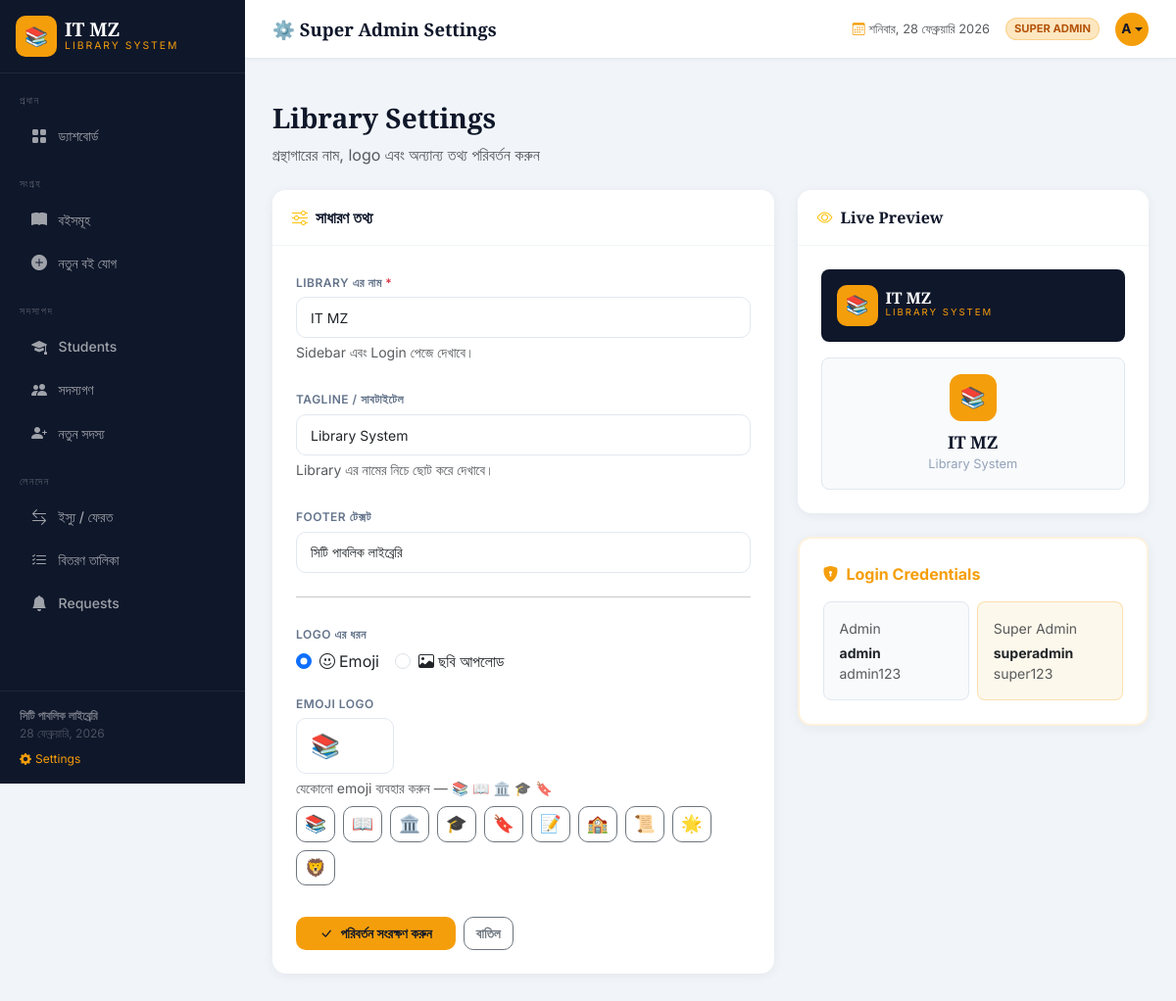
The app's page /settings (signed in) with its own data.
### tables this page shows
CREATE TABLE settings (
        key TEXT PRIMARY KEY,
        value TEXT
    );

### app.py (the view, shortened to what this page needs)
@app.route('/settings', methods=['GET', 'POST'])
@super_required
def settings():
    return render_template('settings.html')

### templates/settings.html (shortened to what this page needs)
{% extends 'base.html' %}
{% block topbar_title %}⚙️ Super Admin Settings{% endblock %}
{% block content %}
<div class="page-header mb-4">
    <h1>Library Settings</h1>
    <p class="text-muted">গ্রন্থাগারের নাম, logo এবং অন্যান্য তথ্য পরিবর্তন করুন</p>
</div>
<div class="row g-4">
    <div class="col-lg-7">
        <div class="card content-card">
            <div class="card-header">
                <i class="bi bi-sliders me-2 text-warning"></i>সাধারণ তথ্য
            </div>
            <div class="card-body p-4">
                <form method="POST" enctype="multipart/form-data" id="settingsForm">
                    <div class="mb-4">
                        <label class="form-label">Library এর নাম <span class="text-danger">*</span></label>
                        <input type="text" name="library_name" class="form-control"
                               value="{{ site.library_name }}" required
                               placeholder="যেমন: ঢাকা পাবলিক লাইব্রেরি">
                        <div class="form-text">Sidebar এবং Login পেজে দেখাবে।</div>
                    </div>
                    <div class="mb-4">
                        <label class="form-label">Tagline / সাবটাইটেল</label>
                        <input type="text" name="library_tagline" class="form-control"
                               value="{{ site.library_tagline }}"
                               placeholder="যেমন: জ্ঞানের আলোয় পথ চলি">
                        <div class="form-text">Library এর নামের নিচে ছোট করে দেখাবে।</div>
                    </div>
                    <div class="mb-4">
                        <label class="form-label">Footer টেক্সট</label>
                        <input type="text" name="library_footer" class="form-control"
                               value="{{ site.library_footer }}"
                               placeholder="যেমন: ঢাকা সিটি কর্পোরেশন">
                    </div>
                    <hr class="my-4">
                    <div class="mb-3">
                        <label class="form-label">Logo এর ধরন</label>
                        <div class="d-flex gap-3">
                            <div class="form-check">
                                <input class="form-check-input" type="radio" name="logo_type" id="logoEmoji"
                                       value="emoji" {% if site.logo_type != 'image' %}checked{% endif %}
                                       onchange="toggleLogoInput()">
                                <label class="form-check-label" for="logoEmoji">
                                    <i class="bi bi-emoji-smile me-1"></i>Emoji
                                </label>
                            </div>
                            <div class="form-check">
                                <input class="form-check-input" type="radio" name="logo_type" id="logoImage"
                                       value="image" {% if site.logo_type == 'image' %}checked{% endif %}
                                       onchange="toggleLogoInput()">
                                <label class="form-check-label" for="logoImage">
                                    <i class="bi bi-image me-1"></i>ছবি আপলোড
                                </label>
                            </div>
                        </div>
                    </div>
                    <div id="emojiSection" class="mb-4" {% if site.logo_type == 'image' %}style="display:none"{% endif %}>
                        <label class="form-label">Emoji Logo</label>
                        <input type="text" name="library_logo" id="emojiInput" class="form-control"
                               value="{{ site.library_logo if site.logo_type != 'image' else '📚' }}"
                               placeholder="📚" style="font-size:1.5rem;width:100px">
                        <div class="form-text">যেকোনো emoji ব্যবহার করুন — 📚 📖 🏛️ 🎓 🔖</div>
                        <div class="d-flex gap-2 mt-2 flex-wrap">
                            {% for em in ['📚','📖','🏛️','🎓','🔖','📝','🏫','📜','🌟','🦁'] %}
                            <button type="button" class="btn btn-outline-secondary btn-sm"
                                    style="font-size:1.1rem;padding:4px 8px"
                                    onclick="document.getElementById('emojiInput').value='{{ em }}'">
                                {{ em }}
                            </button>
                            {% endfor %}
                        </div>
                    </div>
                    <div class="d-flex gap-2 pt-2">
                        <button type="submit" class="btn btn-gold px-4">
                            <i class="bi bi-check-lg me-2"></i>পরিবর্তন সংরক্ষণ করুন
                        </button>
                        <a href="{{ url_for('dashboard') }}" class="btn btn-outline-secondary">বাতিল</a>
                    </div>
                </form>
            </div>
        </div>
    </div>
    <div class="col-lg-5">
        <div class="card content-card mb-4">
            <div class="card-header"><i class="bi bi-eye me-2 text-warning"></i>Live Preview</div>
            <div class="card-body p-4">
                <div class="rounded-3 p-3 mb-3" style="background:#0f172a">
                    <div class="d-flex align-items-center gap-2">
                        <div id="previewIcon"
                             style="width:42px;height:42px;background:#f59e0b;border-radius:10px;display:flex;align-items:center;justify-content:center;font-size:1.2rem;overflow:hidden;flex-shrink:0">
                            {% if site.logo_type == 'image' %}
                            <img src="{{ site.library_logo }}" style="width:100%;height:100%;object-fit:cover" alt="logo">
                            {% else %}
                            <span id="previewEmoji">{{ site.library_logo }}</span>
                            {% endif %}
                        </div>
                        <div>
                            <div id="previewName" style="font-family:'Playfair Display',serif;font-size:1rem;font-weight:700;color:#fff;line-height:1">
                                {{ site.library_name }}
                            </div>
                            <div id="previewTagline" style="font-size:.6rem;letter-spacing:2px;text-transform:uppercase;color:#f59e0b">
                                {{ site.library_tagline }}
                            </div>
                        </div>
                    </div>
                </div>
                <div class="rounded-3 p-3 text-center" style="background:#f8fafc;border:1px solid #e2e8f0">
                    <div id="previewLoginIcon"
                         style="width:48px;height:48px;background:#f59e0b;border-radius:12px;margin:0 auto .5rem;display:flex;align-items:center;justify-content:center;font-size:1.3rem;overflow:hidden">
                        {% if site.logo_type == 'image' %}
                        <img src="{{ site.library_logo }}" style="width:100%;height:100%;object-fit:cover" alt="logo">
                        {% else %}
                        <span id="previewLoginEmoji">{{ site.library_logo }}</span>
                        {% endif %}
                    </div>
                    <div id="previewLoginName" style="font-family:'Playfair Display',serif;font-size:1.1rem;font-weight:900;color:#0f172a">
                        {{ site.library_name }}
                    </div>
                    <div id="previewLoginTagline" style="font-size:.8rem;color:#94a3b8">
                        {{ site.library_tagline }}
                    </div>
                </div>
            </div>
        </div>
        <div class="card content-card" style="border:2px solid #f59e0b22">
            <div class="card-body p-4">
                <div class="fw-bold mb-3" style="color:#f59e0b"><i class="bi bi-shield-lock-fill me-2"></i>Login Credentials</div>
                <div class="row g-2">
                    <div class="col-6">
                        <div class="p-3 rounded-3" style="background:#f8fafc;border:1px solid #e2e8f0">
                            <div class="text-muted small mb-1">Admin</div>
                            <div class="fw-bold small">admin</div>
                            <div class="text-muted small">admin123</div>
                        </div>
                    </div>
                    <div class="col-6">
                        <div class="p-3 rounded-3" style="background:#fdf8ec;border:1px solid #f59e0b44">
                            <div class="text-muted small mb-1" style="color:#f59e0b">Super Admin</div>
                            <div class="fw-bold small">superadmin</div>
                            <div class="text-muted small">super123</div>
                        </div>
                    </div>
                </div>
            </div>
        </div>
    </div>
</div>
{% endblock %}

### templates/base.html (shortened to what this page needs)
<!DOCTYPE html>
<html lang="bn">
<head>
    <link href="https://cdnjs.cloudflare.com/ajax/libs/bootstrap/5.3.2/css/bootstrap.min.css" rel="stylesheet">
    <link href="https://cdnjs.cloudflare.com/ajax/libs/bootstrap-icons/1.11.3/font/bootstrap-icons.min.css" rel="stylesheet">
</head>
<body>
<nav id="sidebar">
    <div class="sidebar-brand d-flex align-items-center gap-2 p-3 border-bottom" style="border-color:rgba(255,255,255,.07)!important">
        <div class="brand-icon" style="overflow:hidden">
            {% if site.logo_type == 'image' %}
            <img src="{{ site.library_logo }}" style="width:100%;height:100%;object-fit:cover;border-radius:10px" alt="logo">
            {% else %}
            {{ site.library_logo }}
            {% endif %}
        </div>
        <div>
            <div class="brand-name">{{ site.library_name }}</div>
            <div class="brand-sub">{{ site.library_tagline }}</div>
        </div>
    </div>
    <div class="sidebar-nav flex-grow-1 py-2">
        <div class="nav-section">প্রধান</div>
        {% if session.get("is_admin") %}
        <a href="{{ url_for('dashboard') }}" class="nav-link {% if request.endpoint=='dashboard' %}active{% endif %}"><i class="bi bi-grid-fill"></i> ড্যাশবোর্ড</a>
        {% endif %}
        <div class="nav-section mt-2">সংগ্রহ</div>
        <a href="{{ url_for('books') }}" class="nav-link {% if request.endpoint=='books' %}active{% endif %}"><i class="bi bi-book-fill"></i> বইসমূহ</a>
        {% if session.get("is_admin") %}
        <a href="{{ url_for('add_book') }}" class="nav-link {% if request.endpoint=='add_book' %}active{% endif %}"><i class="bi bi-plus-circle-fill"></i> নতুন বই যোগ</a>
        <div class="nav-section mt-2">সদস্যপদ</div>
        <a href="{{ url_for('students') }}" class="nav-link {% if request.endpoint=='students' %}active{% endif %}"><i class="bi bi-mortarboard-fill"></i> Students</a>
        <a href="{{ url_for('members') }}" class="nav-link {% if request.endpoint=='members' %}active{% endif %}"><i class="bi bi-people-fill"></i> সদস্যগণ</a>
        <a href="{{ url_for('add_member') }}" class="nav-link {% if request.endpoint=='add_member' %}active{% endif %}"><i class="bi bi-person-plus-fill"></i> নতুন সদস্য</a>
        <div class="nav-section mt-2">লেনদেন</div>
        <a href="{{ url_for('borrow') }}" class="nav-link {% if request.endpoint=='borrow' %}active{% endif %}"><i class="bi bi-arrow-left-right"></i> ইস্যু / ফেরত</a>
        <a href="{{ url_for('issued_books') }}" class="nav-link {% if request.endpoint=='issued_books' %}active{% endif %}"><i class="bi bi-list-check"></i> বিতরণ তালিকা</a>
        <a href="{{ url_for('requests_list') }}" class="nav-link {% if request.endpoint=='requests_list' %}active{% endif %}"><i class="bi bi-bell-fill"></i> Requests</a>
        {% endif %}
    </div>
    <div class="sidebar-footer">
    <div class="fw-semibold" style="color:rgba(255,255,255,.4)">{{ site.library_footer }}</div>
    <div id="sidebar-date"></div>
    {% if session.get('is_super') %}
    <a href="{{ url_for('settings') }}" class="d-block mt-2" style="color:var(--gold);font-size:.75rem;text-decoration:none">
        <i class="bi bi-gear-fill me-1"></i>Settings
    </a>
    {% endif %}
</div>
</nav>
<div id="main">
    <div class="topbar">
        <div class="topbar-title">{% block topbar_title %}{% endblock %}</div>
        <div class="d-flex align-items-center gap-3">
            <span class="text-muted d-none d-md-inline" style="font-size:.8rem">
                <i class="bi bi-calendar3 me-1" style="color:var(--gold)"></i><span id="live-date"></span>
            </span>
            {% if session.get("is_admin") %}
                {% if session.get("is_super") %}
                <span class="admin-badge" style="background:rgba(245,158,11,.25);color:#b45309">SUPER ADMIN</span>
                {% else %}
                <span class="admin-badge">ADMIN</span>
                {% endif %}
                <div class="dropdown">
                    <button class="topbar-av border-0 dropdown-toggle" style="cursor:pointer"
                            data-bs-toggle="dropdown" aria-expanded="false">
                        {{ session.get("username", "A")[0].upper() }}
                    </button>
                </div>
            {% endif %}
        </div>
    </div>
    <div class="page-body pb-0 pt-3">
    </div>
    <div class="page-body">{% block content %}{% endblock %}</div>
</div>
</body>
</html>

### records on screen
settings: library_name "IT MZ"
settings: library_tagline "LIBRARY SYSTEM", library_tagline "Library System"
settings: library_footer "সিটি পাবলিক লাইব্রেরি"
settings: value "☑ Emoji", value "☐ ছবি আপলোড", library_logo "📚"

### other values on screen
{{ site.library_logo }} "📚"
{{ session.get("username", "A")[0].upper() }} "A"
{{ em }} "📚" "📖" "🏛️" "🎓" "🔖" "📝" "🏫" "📜" "🌟" "🦁"
